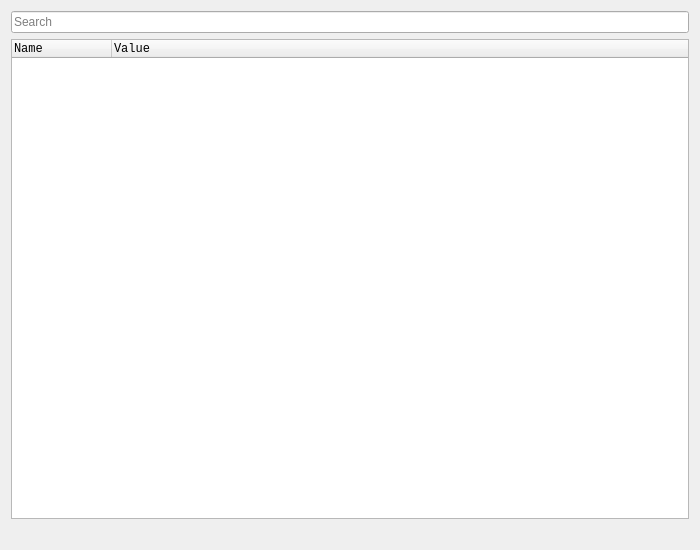
<?xml version="1.0" encoding="UTF-8"?>
<ui version="4.0">
 <class>Dialog</class>
 <widget class="QDialog" name="Dialog">
  <property name="geometry">
   <rect>
    <x>0</x>
    <y>0</y>
    <width>700</width>
    <height>550</height>
   </rect>
  </property>
  <property name="windowTitle">
   <string>Dissect Mono/IL2CPP</string>
  </property>
  <layout class="QVBoxLayout" name="verticalLayout">
   <item>
    <widget class="QLineEdit" name="lineEdit_Search">
     <property name="placeholderText">
      <string>Search</string>
     </property>
    </widget>
   </item>
   <item>
    <widget class="QTreeWidget" name="treeWidget_Mono">
     <property name="font">
      <font>
       <family>Monospace</family>
      </font>
     </property>
     <property name="editTriggers">
      <set>QAbstractItemView::NoEditTriggers</set>
     </property>
     <property name="wordWrap">
      <bool>false</bool>
     </property>
     <column>
      <property name="text">
       <string>Name</string>
      </property>
     </column>
     <column>
      <property name="text">
       <string>Value</string>
      </property>
     </column>
    </widget>
   </item>
   <item>
    <widget class="QLabel" name="label_Status">
     <property name="text">
      <string notr="true"/>
     </property>
     <property name="textInteractionFlags">
      <set>Qt::LinksAccessibleByMouse|Qt::TextSelectableByMouse</set>
     </property>
    </widget>
   </item>
  </layout>
 </widget>
 <resources/>
 <connections/>
</ui>
